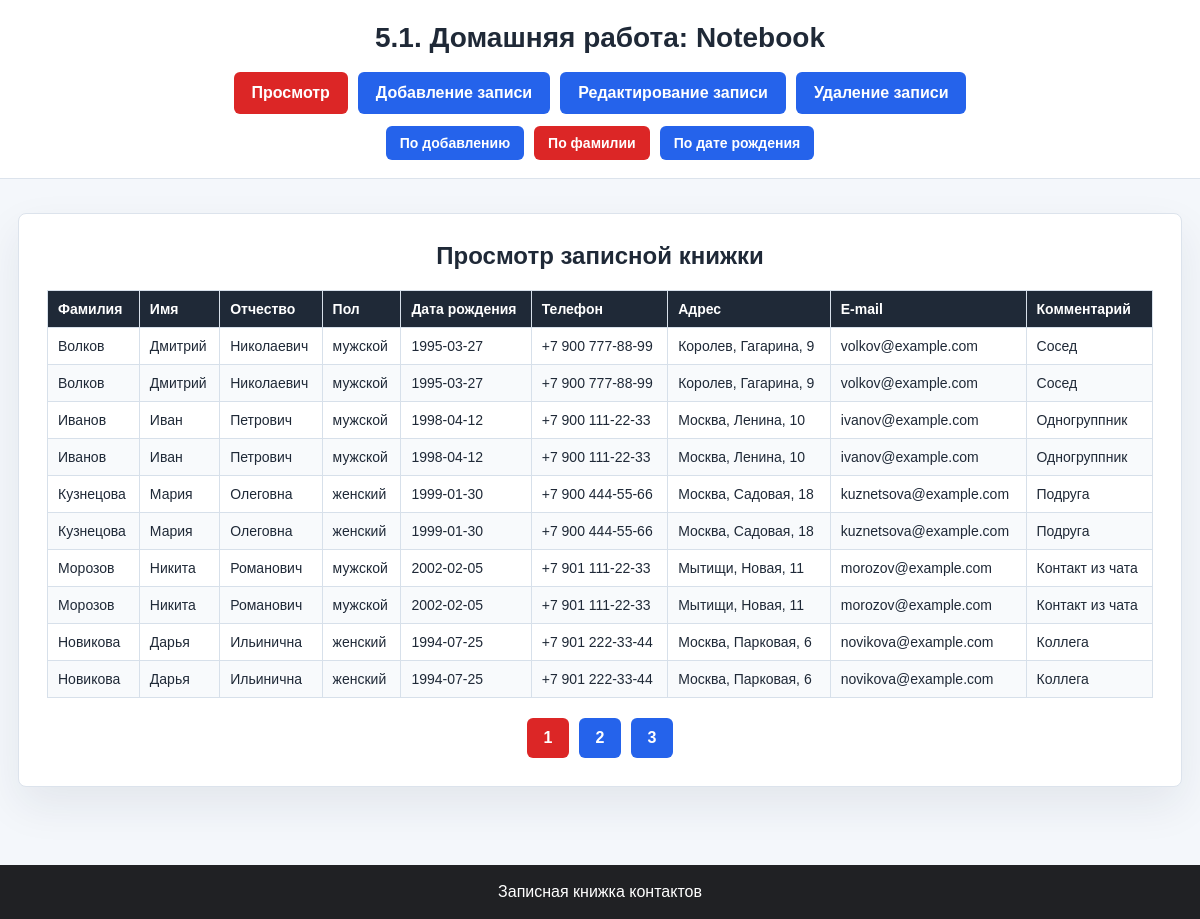
The app's page /index.php?page=view&sort=surname with its own data.
### tables this page shows
CREATE TABLE contacts (
            id INTEGER PRIMARY KEY AUTOINCREMENT,
            surname TEXT NOT NULL,
            name TEXT NOT NULL,
            patronymic TEXT NOT NULL DEFAULT "",
            gender TEXT NOT NULL,
            birth_date TEXT NOT NULL,
            phone TEXT NOT NULL,
            address TEXT NOT NULL,
            email TEXT NOT NULL,
            comment TEXT NOT NULL,
            created_at TEXT NOT NULL DEFAULT CURRENT_TIMESTAMP
        );

### viewer.php (the view, shortened to what this page needs)
<?php
function viewerContent(string $sort, int $page): string
{
    $allowedSorts = [
        'created' => 'id ASC',
        'surname' => 'surname COLLATE NOCASE ASC, name COLLATE NOCASE ASC, id ASC',
        'birth_date' => 'birth_date ASC, surname COLLATE NOCASE ASC, id ASC',
    ];
    $perPage = 10;
    $total = (int) db()->query('SELECT COUNT(*) FROM contacts')->fetchColumn();
    $totalPages = max(1, (int) ceil($total / $perPage));
    $page = min(max(1, $page), $totalPages);
    $offset = ($page - 1) * $perPage;
    $statement = db()->prepare('SELECT * FROM contacts ORDER BY ' . $allowedSorts[$sort] . ' LIMIT :limit OFFSET :offset');
    $statement->bindValue(':limit', $perPage, PDO::PARAM_INT);
    $statement->bindValue(':offset', $offset, PDO::PARAM_INT);
    $statement->execute();
    $contacts = $statement->fetchAll();
    $html = '<section class="panel"><h2>Просмотр записной книжки</h2>';
    $html .= '<div class="table-wrap"><table>
        <thead>
            <tr>
                <th>Фамилия</th>
                <th>Имя</th>
                <th>Отчество</th>
                <th>Пол</th>
                <th>Дата рождения</th>
                <th>Телефон</th>
                <th>Адрес</th>
                <th>E-mail</th>
                <th>Комментарий</th>
            </tr>
        </thead>
        <tbody>';
    foreach ($contacts as $contact) {
        $html .= '<tr>
            <td>' . e($contact['surname']) . '</td>
            <td>' . e($contact['name']) . '</td>
            <td>' . e($contact['patronymic']) . '</td>
            <td>' . e($contact['gender']) . '</td>
            <td>' . e($contact['birth_date']) . '</td>
            <td>' . e($contact['phone']) . '</td>
            <td>' . e($contact['address']) . '</td>
            <td>' . e($contact['email']) . '</td>
            <td>' . e($contact['comment']) . '</td>
        </tr>';
    }
    $html .= '</tbody></table></div>';
    if ($totalPages > 1) {
        $html .= '<div class="pagination" aria-label="Пагинация">';
        for ($i = 1; $i <= $totalPages; $i++) {
            $class = $i === $page ? ' class="active"' : '';
            $html .= '<a' . $class . ' href="index.php?page=view&amp;sort=' . e($sort) . '&amp;p=' . $i . '">' . $i . '</a>';
        }
        $html .= '</div>';
    }
    return $html . '</section>';
}

### style.css (style rules this page uses)
* { box-sizing: border-box; }
body { min-height: 100vh; margin: 0; display: flex; flex-direction: column; color: #1f2937; background: #f4f7fb; font-family: Arial, Helvetica, sans-serif; }
.main-menu, .sort-menu, .record-links, .pagination { display: flex; justify-content: center; flex-wrap: wrap; gap: 10px; }
.main-menu a, .sort-menu a, .record-links a, .pagination a { display: inline-flex; align-items: center; justify-content: center; min-height: 40px; padding: 10px 16px; color: #ffffff; background: #2563eb; border: 2px solid transparent; border-radius: 6px; text-decoration: none; font-weight: 700; }
.main-menu a.active, .sort-menu a.active, .record-links a.current, .pagination a.active { background: #dc2626; }
.panel { padding: 28px; background: #ffffff; border: 1px solid #dce3ec; border-radius: 8px; box-shadow: 0 18px 44px rgba(31, 42, 68, 0.08); }
.panel h2 { margin: 0 0 20px; text-align: center; }
.table-wrap { overflow-x: auto; }
table { width: 100%; border-collapse: collapse; font-size: 14px; }
th, td { padding: 10px; border: 1px solid #d7e0ea; text-align: left; vertical-align: top; }
th { color: #ffffff; background: #1f2937; }
tbody tr:nth-child(even) { background: #f8fafc; }
.pagination { margin-top: 20px; }
.pagination a { min-width: 42px; padding: 8px 12px; }

### records on screen
contacts: surname "Волков", name "Дмитрий", patronymic "Николаевич", gender "мужской", birth_date "1995-03-27", phone "+7 900 777-88-99", address "Королев, Гагарина, 9", email "volkov@example.com", comment "Сосед"
contacts: surname "Волков", name "Дмитрий", patronymic "Николаевич", gender "мужской", birth_date "1995-03-27", phone "+7 900 777-88-99", address "Королев, Гагарина, 9", email "volkov@example.com", comment "Сосед"
contacts: surname "Иванов", name "Иван", patronymic "Петрович", gender "мужской", birth_date "1998-04-12", phone "+7 900 111-22-33", address "Москва, Ленина, 10", email "ivanov@example.com", comment "Одногруппник"
contacts: surname "Иванов", name "Иван", patronymic "Петрович", gender "мужской", birth_date "1998-04-12", phone "+7 900 111-22-33", address "Москва, Ленина, 10", email "ivanov@example.com", comment "Одногруппник"
contacts: surname "Кузнецова", name "Мария", patronymic "Олеговна", gender "женский", birth_date "1999-01-30", phone "+7 900 444-55-66", address "Москва, Садовая, 18", email "kuznetsova@example.com", comment "Подруга"
contacts: surname "Кузнецова", name "Мария", patronymic "Олеговна", gender "женский", birth_date "1999-01-30", phone "+7 900 444-55-66", address "Москва, Садовая, 18", email "kuznetsova@example.com", comment "Подруга"
contacts: surname "Морозов", name "Никита", patronymic "Романович", gender "мужской", birth_date "2002-02-05", phone "+7 901 111-22-33", address "Мытищи, Новая, 11", email "morozov@example.com", comment "Контакт из чата"
contacts: surname "Морозов", name "Никита", patronymic "Романович", gender "мужской", birth_date "2002-02-05", phone "+7 901 111-22-33", address "Мытищи, Новая, 11", email "morozov@example.com", comment "Контакт из чата"
contacts: surname "Новикова", name "Дарья", patronymic "Ильинична", gender "женский", birth_date "1994-07-25", phone "+7 901 222-33-44", address "Москва, Парковая, 6", email "novikova@example.com", comment "Коллега"
contacts: surname "Новикова", name "Дарья", patronymic "Ильинична", gender "женский", birth_date "1994-07-25", phone "+7 901 222-33-44", address "Москва, Парковая, 6", email "novikova@example.com", comment "Коллега"

### other values on screen
$title "5.1. Домашняя работа: Notebook"
$label "Просмотр"
$label "Добавление записи"
$label "Редактирование записи"
$label "Удаление записи"
$label "По добавлению"
$label "По фамилии"
$label "По дате рождения"
